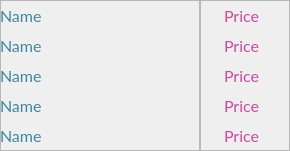
    <widget class="QFrame" name="frame_36">
     <property name="geometry">
      <rect>
       <x>690</x>
       <y>810</y>
       <width>290</width>
       <height>151</height>
      </rect>
     </property>
     <property name="font">
      <font>
       <family>Lato</family>
       <pointsize>12</pointsize>
       <weight>50</weight>
       <italic>false</italic>
       <bold>false</bold>
      </font>
     </property>
     <property name="styleSheet">
      <string notr="true">font: 12pt &quot;Lato&quot;;</string>
     </property>
     <property name="frameShape">
      <enum>QFrame::StyledPanel</enum>
     </property>
     <property name="frameShadow">
      <enum>QFrame::Raised</enum>
     </property>
     <widget class="QFrame" name="frame_37">
      <property name="geometry">
       <rect>
        <x>0</x>
        <y>0</y>
        <width>201</width>
        <height>151</height>
       </rect>
      </property>
      <property name="font">
       <font>
        <family>Lato</family>
        <pointsize>12</pointsize>
        <weight>50</weight>
        <italic>false</italic>
        <bold>false</bold>
       </font>
      </property>
      <property name="styleSheet">
       <string notr="true">color: rgba(60, 135, 156, 1);</string>
      </property>
      <property name="frameShape">
       <enum>QFrame::StyledPanel</enum>
      </property>
      <property name="frameShadow">
       <enum>QFrame::Raised</enum>
      </property>
      <widget class="QLabel" name="name_65">
       <property name="geometry">
        <rect>
         <x>0</x>
         <y>0</y>
         <width>201</width>
         <height>31</height>
        </rect>
       </property>
       <property name="font">
        <font>
         <family>Lato</family>
         <pointsize>12</pointsize>
         <weight>50</weight>
         <italic>false</italic>
         <bold>false</bold>
        </font>
       </property>
       <property name="text">
        <string>Name</string>
       </property>
      </widget>
      <widget class="QLabel" name="name_66">
       <property name="geometry">
        <rect>
         <x>0</x>
         <y>30</y>
         <width>201</width>
         <height>31</height>
        </rect>
       </property>
       <property name="font">
        <font>
         <family>Lato</family>
         <pointsize>12</pointsize>
         <weight>50</weight>
         <italic>false</italic>
         <bold>false</bold>
        </font>
       </property>
       <property name="text">
        <string>Name</string>
       </property>
      </widget>
      <widget class="QLabel" name="name_68">
       <property name="geometry">
        <rect>
         <x>0</x>
         <y>90</y>
         <width>201</width>
         <height>31</height>
        </rect>
       </property>
       <property name="font">
        <font>
         <family>Lato</family>
         <pointsize>12</pointsize>
         <weight>50</weight>
         <italic>false</italic>
         <bold>false</bold>
        </font>
       </property>
       <property name="text">
        <string>Name</string>
       </property>
      </widget>
      <widget class="QLabel" name="name_67">
       <property name="geometry">
        <rect>
         <x>0</x>
         <y>60</y>
         <width>201</width>
         <height>31</height>
        </rect>
       </property>
       <property name="font">
        <font>
         <family>Lato</family>
         <pointsize>12</pointsize>
         <weight>50</weight>
         <italic>false</italic>
         <bold>false</bold>
        </font>
       </property>
       <property name="text">
        <string>Name</string>
       </property>
      </widget>
      <widget class="QLabel" name="name_69">
       <property name="geometry">
        <rect>
         <x>0</x>
         <y>120</y>
         <width>201</width>
         <height>31</height>
        </rect>
       </property>
       <property name="font">
        <font>
         <family>Lato</family>
         <pointsize>12</pointsize>
         <weight>50</weight>
         <italic>false</italic>
         <bold>false</bold>
        </font>
       </property>
       <property name="text">
        <string>Name</string>
       </property>
      </widget>
     </widget>
     <widget class="QFrame" name="frame_38">
      <property name="geometry">
       <rect>
        <x>199</x>
        <y>0</y>
        <width>91</width>
        <height>151</height>
       </rect>
      </property>
      <property name="font">
       <font>
        <family>Lato</family>
        <pointsize>12</pointsize>
        <weight>50</weight>
        <italic>false</italic>
        <bold>false</bold>
       </font>
      </property>
      <property name="layoutDirection">
       <enum>Qt::RightToLeft</enum>
      </property>
      <property name="styleSheet">
       <string notr="true">color: rgba(203, 74, 158, 1);</string>
      </property>
      <property name="frameShape">
       <enum>QFrame::StyledPanel</enum>
      </property>
      <property name="frameShadow">
       <enum>QFrame::Raised</enum>
      </property>
      <widget class="QLabel" name="price_65">
       <property name="geometry">
        <rect>
         <x>0</x>
         <y>0</y>
         <width>60</width>
         <height>31</height>
        </rect>
       </property>
       <property name="font">
        <font>
         <family>Lato</family>
         <pointsize>12</pointsize>
         <weight>50</weight>
         <italic>false</italic>
         <bold>false</bold>
        </font>
       </property>
       <property name="text">
        <string>Price</string>
       </property>
       <property name="alignment">
        <set>Qt::AlignRight|Qt::AlignTrailing|Qt::AlignVCenter</set>
       </property>
      </widget>
      <widget class="QLabel" name="label_230">
       <property name="geometry">
        <rect>
         <x>60</x>
         <y>0</y>
         <width>32</width>
         <height>32</height>
        </rect>
       </property>
       <property name="styleSheet">
        <string notr="true">border-image: url(:/newPrefix/PlatIcon.png);</string>
       </property>
       <property name="text">
        <string/>
       </property>
      </widget>
      <widget class="QLabel" name="label_231">
       <property name="geometry">
        <rect>
         <x>60</x>
         <y>30</y>
         <width>32</width>
         <height>32</height>
        </rect>
       </property>
       <property name="styleSheet">
        <string notr="true">border-image: url(:/newPrefix/PlatIcon.png);</string>
       </property>
       <property name="text">
        <string/>
       </property>
      </widget>
      <widget class="QLabel" name="price_66">
       <property name="geometry">
        <rect>
         <x>0</x>
         <y>30</y>
         <width>60</width>
         <height>31</height>
        </rect>
       </property>
       <property name="font">
        <font>
         <family>Lato</family>
         <pointsize>12</pointsize>
         <weight>50</weight>
         <italic>false</italic>
         <bold>false</bold>
        </font>
       </property>
       <property name="text">
        <string>Price</string>
       </property>
       <property name="alignment">
        <set>Qt::AlignRight|Qt::AlignTrailing|Qt::AlignVCenter</set>
       </property>
      </widget>
      <widget class="QLabel" name="price_68">
       <property name="geometry">
        <rect>
         <x>0</x>
         <y>90</y>
         <width>60</width>
         <height>31</height>
        </rect>
       </property>
       <property name="font">
        <font>
         <family>Lato</family>
         <pointsize>12</pointsize>
         <weight>50</weight>
         <italic>false</italic>
         <bold>false</bold>
        </font>
       </property>
       <property name="text">
        <string>Price</string>
       </property>
       <property name="alignment">
        <set>Qt::AlignRight|Qt::AlignTrailing|Qt::AlignVCenter</set>
       </property>
      </widget>
      <widget class="QLabel" name="label_234">
       <property name="geometry">
        <rect>
         <x>60</x>
         <y>60</y>
         <width>32</width>
         <height>32</height>
        </rect>
       </property>
       <property name="styleSheet">
        <string notr="true">border-image: url(:/newPrefix/PlatIcon.png);</string>
       </property>
       <property name="text">
        <string/>
       </property>
      </widget>
      <widget class="QLabel" name="label_235">
       <property name="geometry">
        <rect>
         <x>60</x>
         <y>90</y>
         <width>32</width>
         <height>32</height>
        </rect>
       </property>
       <property name="styleSheet">
        <string notr="true">border-image: url(:/newPrefix/PlatIcon.png);</string>
       </property>
       <property name="text">
        <string/>
       </property>
      </widget>
      <widget class="QLabel" name="price_67">
       <property name="geometry">
        <rect>
         <x>0</x>
         <y>60</y>
         <width>60</width>
         <height>31</height>
        </rect>
       </property>
       <property name="font">
        <font>
         <family>Lato</family>
         <pointsize>12</pointsize>
         <weight>50</weight>
         <italic>false</italic>
         <bold>false</bold>
        </font>
       </property>
       <property name="text">
        <string>Price</string>
       </property>
       <property name="alignment">
        <set>Qt::AlignRight|Qt::AlignTrailing|Qt::AlignVCenter</set>
       </property>
      </widget>
      <widget class="QLabel" name="label_237">
       <property name="geometry">
        <rect>
         <x>60</x>
         <y>120</y>
         <width>32</width>
         <height>32</height>
        </rect>
       </property>
       <property name="styleSheet">
        <string notr="true">border-image: url(:/newPrefix/PlatIcon.png);</string>
       </property>
       <property name="text">
        <string/>
       </property>
      </widget>
      <widget class="QLabel" name="price_69">
       <property name="geometry">
        <rect>
         <x>0</x>
         <y>120</y>
         <width>60</width>
         <height>31</height>
        </rect>
       </property>
       <property name="font">
        <font>
         <family>Lato</family>
         <pointsize>12</pointsize>
         <weight>50</weight>
         <italic>false</italic>
         <bold>false</bold>
        </font>
       </property>
       <property name="text">
        <string>Price</string>
       </property>
       <property name="alignment">
        <set>Qt::AlignRight|Qt::AlignTrailing|Qt::AlignVCenter</set>
       </property>
      </widget>
     </widget>
    </widget>
